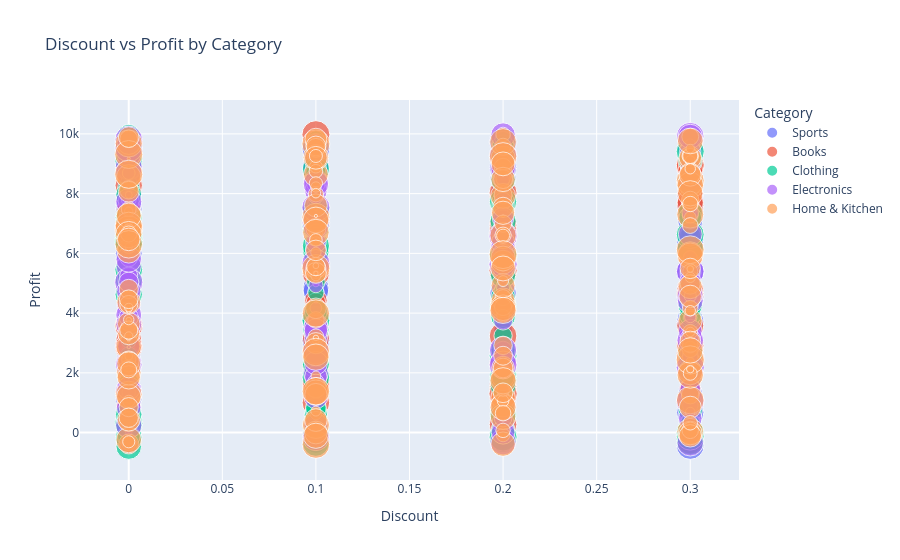

Notebook code cell kept with this figure:
### Code cell
fig = px.scatter(df,
                 x='Discount',
                 y='Profit',
                 color='Category',
                 title='Discount vs Profit by Category',
                 size='Sales')
fig.show()
print("Discount vs Profit chart done!")

### Figure 1 — Plotly figure (JSON) as saved in the notebook; plotly's stock layout.template omitted (floating-point values rounded to 4 significant figures; data arrays with more than 128 entries replaced by an {"elided": "..."} marker saying what was removed)
{"data": [{"hovertemplate": "Category=Sports<br>Discount=%{x}<br>Profit=%{y}<br>Sales=%{marker.size}<extra></extra>", "legendgroup": "Sports", "marker": {"color": "#636efa", "size": {"elided": "208 float values"}, "sizemode": "area", "sizeref": 124.8, "symbol": "circle"}, "mode": "markers", "name": "Sports", "orientation": "v", "showlegend": true, "type": "scatter", "x": {"elided": "208 float values"}, "xaxis": "x", "y": {"elided": "208 float values"}, "yaxis": "y"}, {"hovertemplate": "Category=Books<br>Discount=%{x}<br>Profit=%{y}<br>Sales=%{marker.size}<extra></extra>", "legendgroup": "Books", "marker": {"color": "#EF553B", "size": {"elided": "170 float values"}, "sizemode": "area", "sizeref": 124.8, "symbol": "circle"}, "mode": "markers", "name": "Books", "orientation": "v", "showlegend": true, "type": "scatter", "x": {"elided": "170 float values"}, "xaxis": "x", "y": {"elided": "170 float values"}, "yaxis": "y"}, {"hovertemplate": "Category=Clothing<br>Discount=%{x}<br>Profit=%{y}<br>Sales=%{marker.size}<extra></extra>", "legendgroup": "Clothing", "marker": {"color": "#00cc96", "size": {"elided": "210 float values"}, "sizemode": "area", "sizeref": 124.8, "symbol": "circle"}, "mode": "markers", "name": "Clothing", "orientation": "v", "showlegend": true, "type": "scatter", "x": {"elided": "210 float values"}, "xaxis": "x", "y": {"elided": "210 float values"}, "yaxis": "y"}, {"hovertemplate": "Category=Electronics<br>Discount=%{x}<br>Profit=%{y}<br>Sales=%{marker.size}<extra></extra>", "legendgroup": "Electronics", "marker": {"color": "#ab63fa", "size": {"elided": "189 float values"}, "sizemode": "area", "sizeref": 124.8, "symbol": "circle"}, "mode": "markers", "name": "Electronics", "orientation": "v", "showlegend": true, "type": "scatter", "x": {"elided": "189 float values"}, "xaxis": "x", "y": {"elided": "189 float values"}, "yaxis": "y"}, {"hovertemplate": "Category=Home & Kitchen<br>Discount=%{x}<br>Profit=%{y}<br>Sales=%{marker.size}<extra></extra>", "legendgroup": "Home & Kitchen", "marker": {"color": "#FFA15A", "size": {"elided": "223 float values"}, "sizemode": "area", "sizeref": 124.8, "symbol": "circle"}, "mode": "markers", "name": "Home & Kitchen", "orientation": "v", "showlegend": true, "type": "scatter", "x": {"elided": "223 float values"}, "xaxis": "x", "y": {"elided": "223 float values"}, "yaxis": "y"}], "layout": {"legend": {"itemsizing": "constant", "title": {"text": "Category"}, "tracegroupgap": 0}, "title": {"text": "Discount vs Profit by Category"}, "xaxis": {"anchor": "y", "domain": [0, 1], "title": {"text": "Discount"}}, "yaxis": {"anchor": "x", "domain": [0, 1], "title": {"text": "Profit"}}}}
